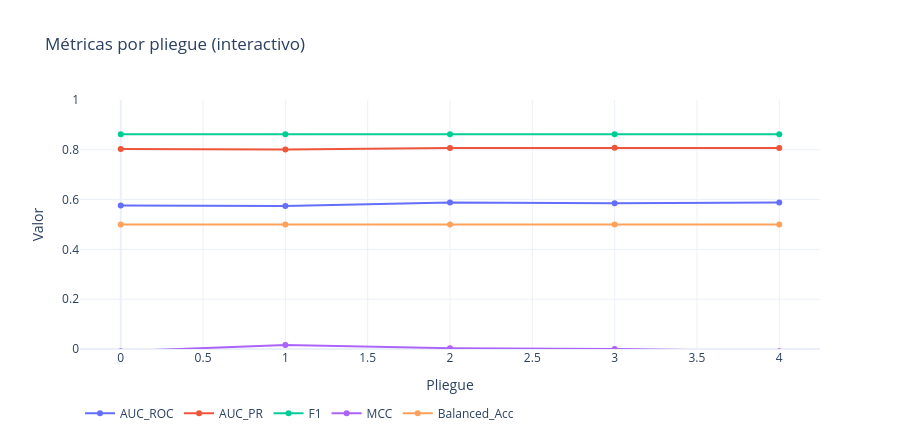

Write notebook code for a chart like this one.
### Markdown cell above
### 4.8 Vista interactiva (Plotly)

### Code cell
# Metricas por pliegue interactivas (pasa el cursor para ver el valor exacto)
fig = go.Figure()
for mc in ["AUC_ROC", "AUC_PR", "F1", "MCC", "Balanced_Acc"]:
    fig.add_trace(go.Scatter(x=list(res.index), y=res[mc], mode="lines+markers",
                             name=mc, line=dict(width=2)))
fig.update_layout(title="Métricas por pliegue (interactivo)", xaxis_title="Pliegue",
                  yaxis_title="Valor", yaxis_range=[0,1], template="plotly_white",
                  height=440, legend=dict(orientation="h", y=-0.2))
fig.show()

### Figure 1 — Plotly figure (JSON) as saved in the notebook; plotly's stock layout.template omitted (floating-point values rounded to 4 significant figures)
{"data": [{"line": {"width": 2}, "mode": "lines+markers", "name": "AUC_ROC", "type": "scatter", "x": [0, 1, 2, 3, 4], "y": [0.5762, 0.5742, 0.5885, 0.5854, 0.5882]}, {"line": {"width": 2}, "mode": "lines+markers", "name": "AUC_PR", "type": "scatter", "x": [0, 1, 2, 3, 4], "y": [0.8031, 0.8008, 0.8074, 0.8079, 0.8077]}, {"line": {"width": 2}, "mode": "lines+markers", "name": "F1", "type": "scatter", "x": [0, 1, 2, 3, 4], "y": [0.8624, 0.8624, 0.8623, 0.8624, 0.8622]}, {"line": {"width": 2}, "mode": "lines+markers", "name": "MCC", "type": "scatter", "x": [0, 1, 2, 3, 4], "y": [-0.008888, 0.01608, 0.003358, 0.0, -0.008892]}, {"line": {"width": 2}, "mode": "lines+markers", "name": "Balanced_Acc", "type": "scatter", "x": [0, 1, 2, 3, 4], "y": [0.4998, 0.5002, 0.5001, 0.5, 0.4998]}], "layout": {"height": 440, "legend": {"orientation": "h", "y": -0.2}, "title": {"text": "Métricas por pliegue (interactivo)"}, "xaxis": {"title": {"text": "Pliegue"}}, "yaxis": {"range": [0, 1], "title": {"text": "Valor"}}}}
